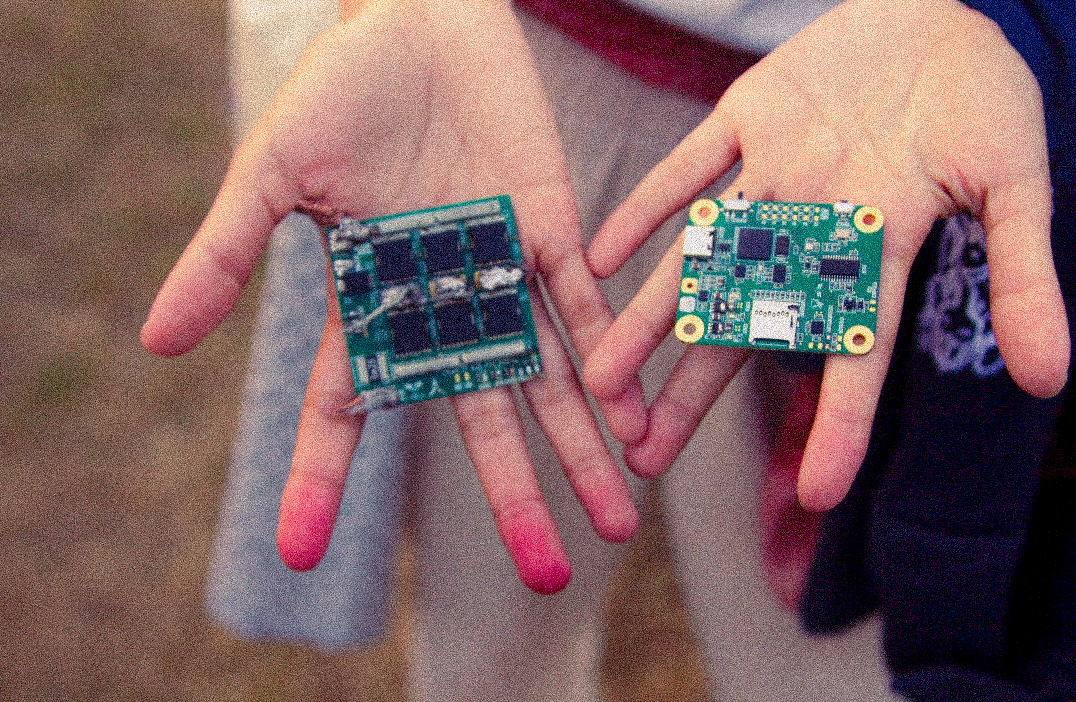
#> input picture src/Verilog/tes_gambar.jpg, 1076 x 702 px, found by its file name
$ python rBrief_python.py
#> lines starting #> are read from the running program, lines starting #| are printed output that depends on the picture
"""
rbrief_only.py : model Python (golden model) untuk modul rBRIEF

Tugas modul rBRIEF:
    Untuk SATU keypoint, hasilkan descriptor 256-bit. Caranya: ambil 256 pasang
    titik (A, B) di sekitar keypoint, lalu bandingkan kecerahan A dan B. Kalau A
    lebih terang dari B, bit descriptor-nya 1, selain itu 0. Sebelum dibandingkan,
    pola titik diputar mengikuti arah (sudut) keypoint.

Input:
    window   : tabel 37x37, tiap isi = kecerahan piksel 6-bit (0..63).
               Sudah melewati Gaussian dan kuantisasi (dikerjakan modul lain).
    cos_val  : cos sudut keypoint, bilangan bulat bertanda, dikali 128 (-128..+128)
    sin_val  : sin sudut keypoint, bilangan bulat bertanda, dikali 128 (-128..+128)
               (cos_val dan sin_val dikirim oleh modul orientasi)

Output:
    descriptor 256-bit (bilangan bulat Python), bit ke-i berasal dari pasangan ke-i.

Tujuan file ini:
    1. Jadi acuan yang benar untuk membandingkan hasil RTL SystemVerilog.
    2. Membuat file vektor tes (.hex) yang dibaca testbench.

Cara pakai:
    1. Atur NAMA_GAMBAR di bagian PENGATURAN (di bawah import):
         NAMA_GAMBAR = None              -> window tes berisi angka acak
         NAMA_GAMBAR = "tes_gambar.jpg"  -> window tes dipotong dari gambar itu
                                            (butuh: pip install numpy opencv-python)
    2. Jalankan file ini (tombol Run, atau: python rbrief_only.py)
    Hasilnya folder vectors/ (di samping file ini) berisi pattern_rom.hex,
    windows.hex, params.hex, dan expected.hex
"""
import math
import os
import random

# =============================================================================
# PENGATURAN (satu-satunya yang perlu kamu ubah)
# =============================================================================
# Sumber window untuk vektor tes:
#   NAMA_GAMBAR = None              -> tanpa gambar, window berisi angka acak
#   NAMA_GAMBAR = "tes_gambar.jpg"  -> window dipotong dari gambar ini
# Cukup nama file kalau gambarnya satu folder dengan file .py ini. Kalau gambarnya
# di tempat lain, tulis path lengkap, misalnya r"C:\folder\tes_gambar.jpg".
NAMA_GAMBAR = "C:\\Users\\kenny\\OneDrive\\Documents\\C\\VSLAM\\tes_gambar.jpg"

# Folder tempat file ini berada. Folder vectors/ dan gambar dicari/dibuat di sini,
# jadi hasilnya selalu di samping file .py, apa pun folder kerja VS Code.
FOLDER_SKRIP = os.path.dirname(os.path.abspath(__file__))

# =============================================================================
# 1. KONSTANTA
# =============================================================================
HALF = 18               # jarak dari pusat window ke tepinya (piksel).
                        # Koordinat relatif titik ada di rentang -18..+18.
WIN = 2 * HALF + 1      # lebar window = 18 kiri + 1 pusat + 18 kanan = 37
N_BITS = 256            # jumlah pasangan titik = jumlah perbandingan = panjang descriptor
SCALE_BITS = 7          # cos dan sin dikali 2^7 = 128 agar menjadi bilangan bulat.
                        # Contoh: cos = 0,866 disimpan sebagai 111 (0,866 x 128).


# =============================================================================
# 2. POLA TITIK (di hardware disimpan sebagai ROM)
# =============================================================================
def make_pattern(seed=42):
    """Buat 256 pasangan titik (A, B). Tiap titik berbentuk (x, y) relatif
    terhadap pusat keypoint, dengan x dan y antara -13 dan +13.

    Return: list berisi 256 elemen, masing-masing ((x1, y1), (x2, y2)).
        (x1, y1) = titik A, (x2, y2) = titik B.

    Catatan: ini pola acak sementara untuk keperluan verifikasi hardware.
    Untuk SLAM sungguhan, ganti dengan tabel bit_pattern_31_ dari orb.cpp (OpenCV).
    """
    rng = random.Random(seed)       # seed tetap -> pola selalu sama tiap dijalankan
    pattern = []
    for _ in range(N_BITS):
        titik_a = (rng.randint(-13, 13), rng.randint(-13, 13))
        titik_b = (rng.randint(-13, 13), rng.randint(-13, 13))
        pattern.append((titik_a, titik_b))
    return pattern


# =============================================================================
# 3. INTI rBRIEF
# =============================================================================
def rotate(x, y, c, s):
    """Putar satu titik (x, y) sebesar sudut yang diwakili c (cos) dan s (sin).

    c dan s sudah dikali 128, jadi hasil perkalian juga 128 kali lebih besar
    dari nilai sebenarnya. Geser kanan sebanyak SCALE_BITS (>> 7) berarti dibagi
    128, yang mengembalikan hasil ke satuan piksel.

    Return: (xr, yr) = koordinat titik setelah diputar (bilangan bulat).
    """
    # Penambah pembulatan. Geser kanan selalu membulatkan ke bawah. Dengan
    # menambah 0,5 sebelum dibagi, hasilnya menjadi pembulatan ke bilangan bulat
    # terdekat. Karena kita bekerja dalam skala 128, 0,5 ditulis sebagai 64.
    round_offset = 1 << (SCALE_BITS - 1)        # = 64

    # Rumus rotasi 2D:  x' = x*cos - y*sin     y' = x*sin + y*cos
    # Python menggeser bilangan negatif secara aritmetik (>>), sama dengan >>>
    # pada variabel signed di SystemVerilog.
    xr = (x * c - y * s + round_offset) >> SCALE_BITS
    yr = (x * s + y * c + round_offset) >> SCALE_BITS
    return xr, yr


def rbrief(window, pattern, cos_val, sin_val):
    """Hitung descriptor 256-bit untuk satu keypoint.

    window  : tabel 37x37, diakses sebagai window[baris][kolom].
              Baris 0 = paling atas (y = -18), kolom 0 = paling kiri (x = -18).
    pattern : 256 pasangan titik dari make_pattern().
    cos_val, sin_val : arah keypoint (lihat keterangan di atas file).

    Return: bilangan bulat 256-bit. Bit ke-i bernilai 1 kalau titik A pasangan
            ke-i lebih terang dari titik B, selain itu 0.
    """
    desc = 0    # descriptor mulai dari 256 bit nol

    # Ulangi untuk setiap pasangan titik. i = nomor pasangan = nomor bit.
    for i, ((x1, y1), (x2, y2)) in enumerate(pattern):

        # Langkah 1: putar titik A dan titik B. cos_val dan sin_val sama untuk
        # seluruh 256 pasangan, karena sudutnya milik keypoint, bukan milik pasangan.
        xa, ya = rotate(x1, y1, cos_val, sin_val)
        xb, yb = rotate(x2, y2, cos_val, sin_val)

        # Langkah 2: geser titik pusat dari (0,0) ke (18,18). Koordinat relatif
        # bisa negatif (-18..+18), sedangkan indeks tabel harus 0..36.
        # c = kolom (dari x), r = baris (dari y).
        kolom_a, baris_a = xa + HALF, ya + HALF
        kolom_b, baris_b = xb + HALF, yb + HALF

        # Langkah 3: pengaman. Pastikan keempat indeks ada di dalam window (0..36).
        # Secara matematis tidak akan pernah gagal (lihat check_range). Tanpa ini,
        # indeks negatif di Python diam-diam membaca dari belakang tabel.
        assert 0 <= kolom_a < WIN and 0 <= baris_a < WIN, f"titik A di luar window (pasangan {i})"
        assert 0 <= kolom_b < WIN and 0 <= baris_b < WIN, f"titik B di luar window (pasangan {i})"

        # Langkah 4: bandingkan kecerahan. Urutan indeks: [baris][kolom].
        # Kalau A lebih terang dari B, nyalakan bit ke-i. Kalau sama terang
        # atau A lebih gelap, bit tetap 0.
        if window[baris_a][kolom_a] > window[baris_b][kolom_b]:
            desc |= 1 << i      # 1 << i = angka yang hanya bit ke-i bernilai 1

    return desc


# =============================================================================
# 4. BANTUAN UNTUK TES (bukan bagian modul rBRIEF)
#    Bagian ini hanya membuat data dummy untuk menguji RTL. Pada sistem asli,
#    window datang dari modul Gaussian, dan cos/sin dari modul orientasi.
# =============================================================================
def sample_trig_pairs():
    """Buat semua pasangan (cos, sin) yang mungkin dikirim modul orientasi.

    Lingkaran dibagi 64 sektor. Cukup dibuat 16 sektor untuk kuadran pertama
    (0..90 derajat), lalu kuadran lain didapat dengan membalik tanda.
    Total: 16 sektor x 4 kombinasi tanda = 64 pasangan.
    """
    pairs = []
    for k in range(16):                                 # k = nomor sektor
        # Sudut tengah sektor ke-k. Tiap sektor selebar 90/16 = 5,625 derajat.
        sudut = math.radians((k + 0.5) * 90.0 / 16)
        # Dikali 128 lalu dibulatkan menjadi bilangan bulat.
        c = round(math.cos(sudut) * 128)
        s = round(math.sin(sudut) * 128)
        # Variasi tanda mewakili keempat kuadran.
        for tanda_c in (1, -1):
            for tanda_s in (1, -1):
                pairs.append((tanda_c * c, tanda_s * s))
    return pairs


def check_range():
    """Buktikan bahwa titik hasil rotasi tidak pernah keluar dari window.

    Coba semua titik di kotak 27x27 (-13..+13) dengan semua 64 pasangan sudut,
    lalu catat koordinat hasil rotasi yang paling jauh dari pusat.
    Harus <= 18 (batas window 37x37).
    """
    terjauh = 0
    for c, s in sample_trig_pairs():
        for x in range(-13, 14):
            for y in range(-13, 14):
                xr, yr = rotate(x, y, c, s)
                terjauh = max(terjauh, abs(xr), abs(yr))
    assert terjauh <= HALF, "ada titik yang keluar dari window"
    return terjauh


def s5(v):
    """Ubah bilangan bulat (boleh negatif) menjadi 5 bit two's complement.
    Contoh: -5 -> 0b11011 (27). Format ini dipakai hardware untuk bilangan negatif."""
    return v & 0x1F


def s9(v):
    """Sama seperti s5, tetapi 9 bit (untuk cos dan sin yang rentangnya -128..+128)."""
    return v & 0x1FF


def dump_pattern_rom(pattern, path):
    """Tulis isi ROM pola ke file hex (dibaca $readmemh di SystemVerilog).

    Satu baris = satu pasangan titik. Empat koordinat (x1, y1, x2, y2) masing-masing
    5 bit digabung menjadi 20 bit, ditulis sebagai 5 digit hex.
    """
    with open(path, "w") as f:
        for (x1, y1), (x2, y2) in pattern:
            word = (s5(x1) << 15) | (s5(y1) << 10) | (s5(x2) << 5) | s5(y2)
            f.write(f"{word:05X}\n")


def load_image_quantized(path):
    """Baca gambar lalu siapkan seperti yang dikerjakan modul Gaussian.

    Langkah: ubah ke grayscale (0..255) -> haluskan dengan Gaussian binomial 7x7
    (kernel dibagi 4096, paper Fig. 9) -> kuantisasi ke 6 bit (buang 2 bit bawah,
    paper Section 5.2).

    Return: array numpy 2D berisi piksel 0..63, seukuran gambar asli.
    Butuh numpy dan opencv-python. Pembulatan Gaussian di sini dibuang pecahannya
    (>> 12); samakan dengan modul Gaussian temanmu kalau berbeda.
    """
    import numpy as np
    import cv2

    img = cv2.imread(path, cv2.IMREAD_GRAYSCALE)
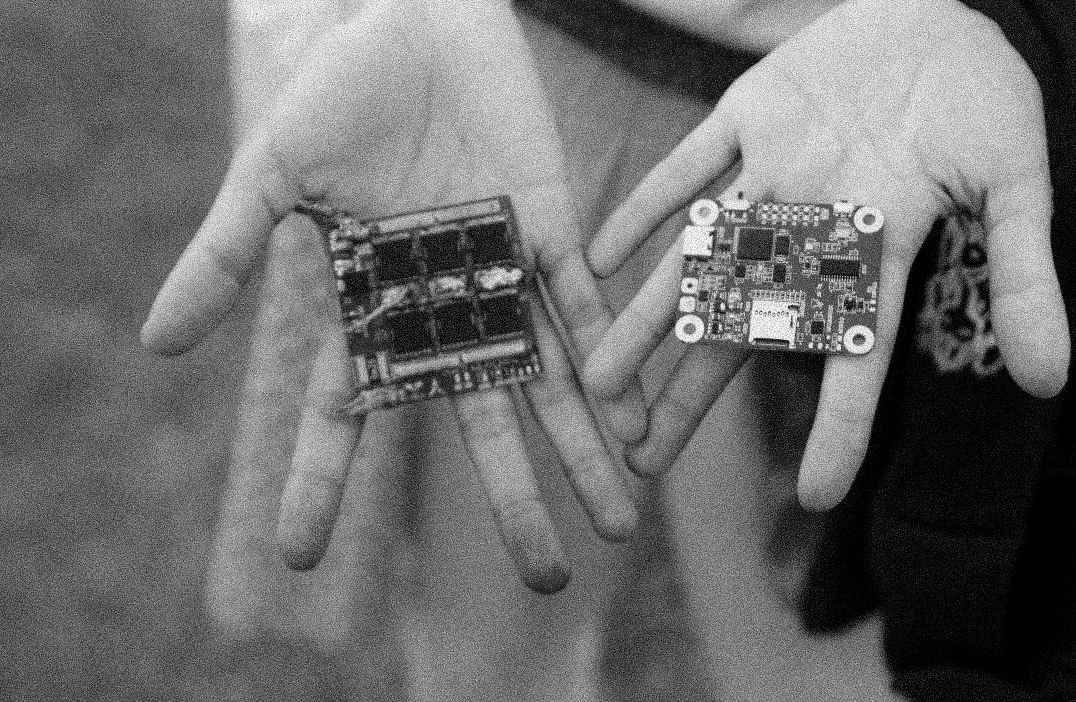
#> img: shape (702, 1076); min 0, max 255, mean 109.1
    if img is None:
        raise SystemExit(f"gambar tidak bisa dibaca: {path}")
    if min(img.shape) < WIN:
        raise SystemExit(f"gambar terlalu kecil, minimal {WIN}x{WIN} piksel")

    # Kernel 7x7 = perkalian luar dari baris [1 6 15 20 15 6 1]; jumlahnya 4096.
    k1d = np.array([1, 6, 15, 20, 15, 6, 1], dtype=np.int32)
    k2d = np.outer(k1d, k1d)

    # Konvolusi: untuk tiap piksel, jumlahkan 49 tetangganya dikali bobot kernel.
    # Tepi gambar diperluas dengan mengulang piksel terluar (mode "edge").
    tinggi, lebar = img.shape
#> tinggi = 702; lebar = 1076
    padded = np.pad(img.astype(np.int32), 3, mode="edge")
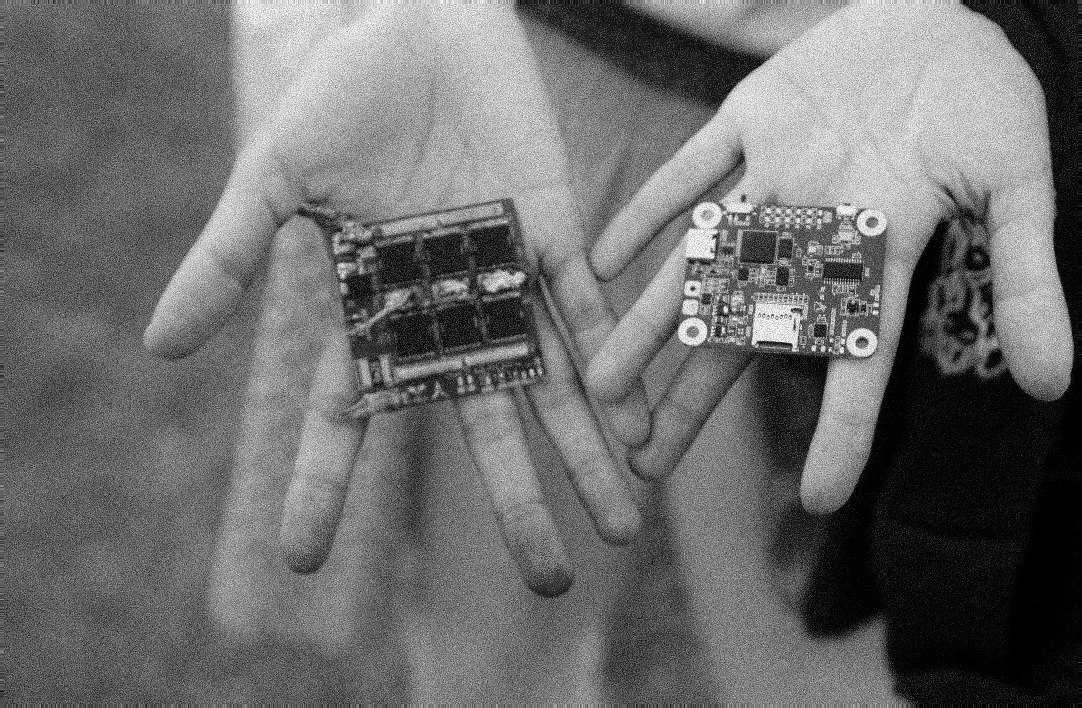
#> padded: shape (708, 1082) int32; min 0, max 255, mean 108.8
    acc = np.zeros((tinggi, lebar), dtype=np.int32)
    for dy in range(7):
        for dx in range(7):
            acc += k2d[dy, dx] * padded[dy:dy + tinggi, dx:dx + lebar]

    halus = acc >> 12       # bagi 4096 (kembali ke rentang 0..255)
    return halus >> 2       # 8 bit -> 6 bit (0..63)


def generate_vectors(pattern, n, outdir, seed=1, image_q=None):
    """Buat n vektor tes dan tulis ke tiga file di folder outdir.

    Satu vektor tes = satu keypoint, berisi:
        - window 37x37                 -> windows.hex  (1369 baris per tes)
        - sepasang (cos, sin) acak     -> params.hex   (1 baris per tes)
        - descriptor yang benar        -> expected.hex (1 baris per tes)

    image_q = None      : window diisi angka acak 0..63.
    image_q = array 2D  : window dipotong dari gambar (hasil load_image_quantized)
                          di posisi keypoint acak.
    """
    os.makedirs(outdir, exist_ok=True)
    rng = random.Random(seed)
    pairs = sample_trig_pairs()

    with open(f"{outdir}/windows.hex", "w") as fw, \
         open(f"{outdir}/params.hex", "w") as fp, \
         open(f"{outdir}/expected.hex", "w") as fe:

        for _ in range(n):
            # a) Window. Dua sumber:
            if image_q is None:
                # Window dummy: 37x37 piksel acak 0..63.
                window = [[rng.randint(0, 63) for _ in range(WIN)] for _ in range(WIN)]
            else:
                # Window dari gambar: pilih titik pusat (keypoint) acak yang
                # jaraknya minimal 18 piksel dari tepi, lalu potong 37x37 di sekitarnya.
                tinggi, lebar = image_q.shape
                kx = rng.randint(HALF, lebar - HALF - 1)
                ky = rng.randint(HALF, tinggi - HALF - 1)
                window = image_q[ky - HALF: ky + HALF + 1,
                                 kx - HALF: kx + HALF + 1].tolist()

            # b) Sudut dummy: pilih satu pasangan (cos, sin) secara acak.
            c, s = rng.choice(pairs)

            # c) Jawaban yang benar, dihitung oleh model rBRIEF di atas.
            desc = rbrief(window, pattern, c, s)

            # d) Tulis ke file.
            # windows.hex: satu piksel per baris, urut baris demi baris (row-major).
            for row in window:
                for px in row:
                    fw.write(f"{px:02X}\n")
            # params.hex: sin di 9 bit atas, cos di 9 bit bawah -> {sin[8:0], cos[8:0]}.
            fp.write(f"{(s9(s) << 9) | s9(c):05X}\n")
            # expected.hex: descriptor 256-bit = 64 digit hex. Bit ke-i descriptor
            # adalah bit ke-i dari angka ini.
            fe.write(f"{desc:064X}\n")


# =============================================================================
# 5. PROGRAM UTAMA (jalan saat file dieksekusi langsung)
# =============================================================================
if __name__ == "__main__":
    # a) Cek bahwa titik hasil rotasi tidak pernah keluar window (harus 18).
    print("koordinat terjauh setelah rotasi:", check_range())

    # b) Kalau NAMA_GAMBAR diisi, siapkan gambarnya (Gaussian + 6 bit).
    #    Kalau None, gambar tidak dipakai dan window tes berisi angka acak.
    gambar = None
    if NAMA_GAMBAR is not None:
        # os.path.join(FOLDER_SKRIP, ...) mencari di folder file ini; kalau
        # NAMA_GAMBAR sudah berupa path lengkap, path itu yang dipakai.
        path_gambar = os.path.join(FOLDER_SKRIP, NAMA_GAMBAR)
        gambar = load_image_quantized(path_gambar)
        print(f"gambar dipakai: {path_gambar} (ukuran {gambar.shape[1]}x{gambar.shape[0]})")
#| gambar dipakai: src/Python/C:\Users\kenny\OneDrive\Documents\C\VSLAM\tes_gambar.jpg (ukuran 1076x702)

    # c) Buat pola titik, lalu simpan sebagai isi ROM.
    pattern = make_pattern()
    folder_vektor = os.path.join(FOLDER_SKRIP, "vectors")
    os.makedirs(folder_vektor, exist_ok=True)
    dump_pattern_rom(pattern, os.path.join(folder_vektor, "pattern_rom.hex"))

    # d) Buat 100 vektor tes (input + jawaban yang benar).
    generate_vectors(pattern, 100, folder_vektor, image_q=gambar)
    sumber = "potongan gambar" if gambar is not None else "window acak"
#> sumber = 'potongan gambar'
    print(f"100 vektor tes dari {sumber} ditulis ke {folder_vektor}")
#| 100 vektor tes dari potongan gambar ditulis ke src/Python/vectors

    # e) Tampilkan descriptor dari tes ke-0 (baca kembali dari expected.hex).
    with open(os.path.join(folder_vektor, "expected.hex")) as f:
        desc0 = int(f.readline(), 16)
    biner = f"{desc0:0256b}"
    print()
    print("Descriptor tes ke-0")
    print("  hex             :", f"{desc0:064X}")
    print("  jumlah bit '1'  :", bin(desc0).count("1"), "dari", N_BITS)
    print("  biner (bit ke-255 di kiri, bit ke-0 di kanan):")
    for i in range(0, N_BITS, 64):
        print("   ", biner[i:i + 64])

$ run again, with src/Verilog/test.png saved as src/Verilog/tes_gambar.jpg
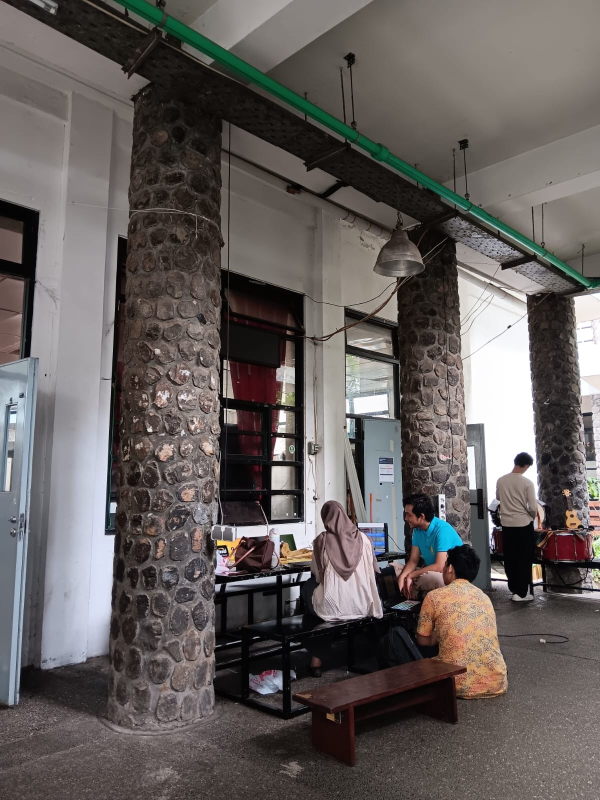
#> input picture src/Verilog/test.png, 1200 x 1600 px, found by its file name (shown at 1/2 size)
#> in load_image_quantized, `img = cv2.imread(path, cv2.IMREAD_GRAYSCALE)`:
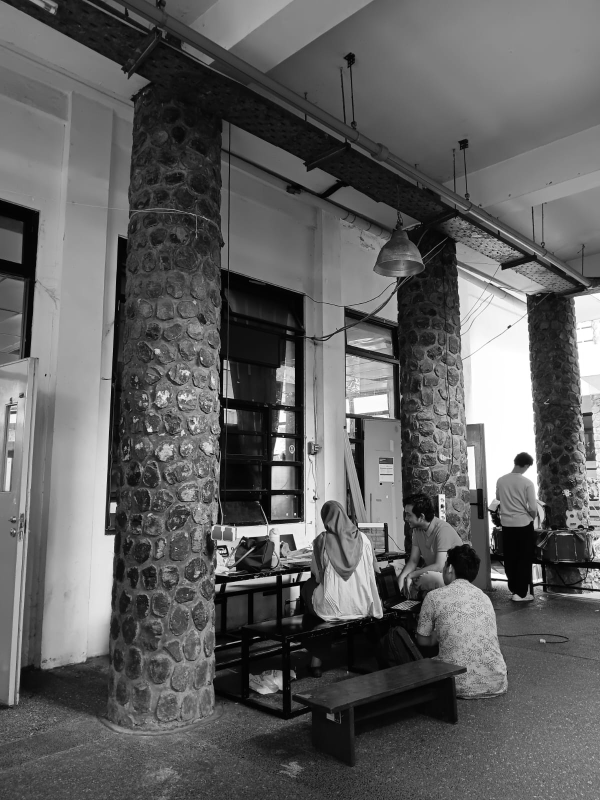
#> img: shape (1600, 1200) (shown at 1/2 size); min 0, max 255, mean 96.2
#> in load_image_quantized, `padded = np.pad(img.astype(np.int32), 3, mode="edge")`:
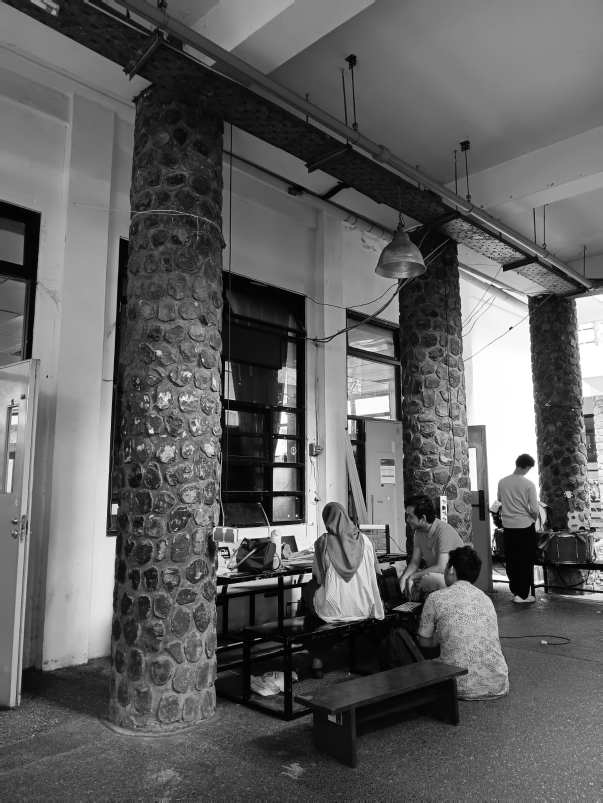
#> padded: shape (1606, 1206) int32 (shown at 1/2 size); min 0, max 255, mean 96.4
#| gambar dipakai: src/Python/C:\Users\kenny\OneDrive\Documents\C\VSLAM\tes_gambar.jpg (ukuran 1200x1600)
#> the loop in generate_vectors, `for _ in range(n):` made 100 passes
#> desc on passes 9, 13, 19, 37, 39: 23749401606627172421443704063223458407064725880833, 2658455991569831745807614120560689168, 0, 0, 0
#> sumber = 'potongan gambar'
#| 100 vektor tes dari potongan gambar ditulis ke src/Python/vectors
